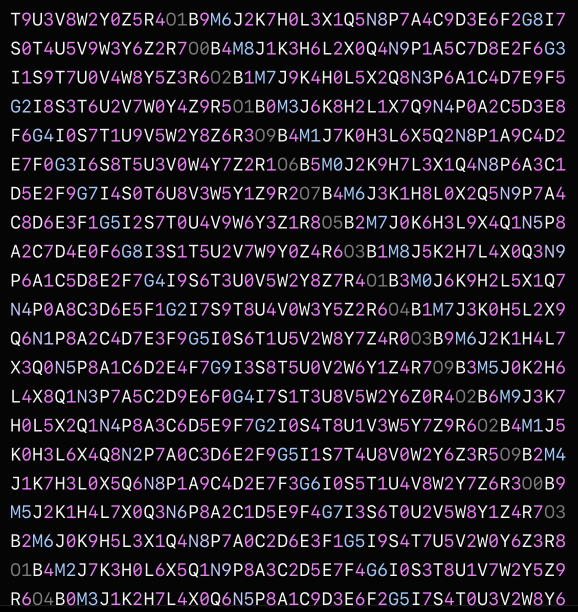
#> input picture puzzles/9vw04-gem-finder/data/puzzle_wayback.jpg, 1155 x 1224 px (shown at 1/2 size)
$ python ocr_templates.py
#> lines starting #> are read from the running program, lines starting #| are printed output that depends on the picture; after the words box and inside, x2 and y2 are one past the last pixel; in counts of white or black regions, pixels touching at a corner belong together
# -*- coding: utf-8 -*-
"""9vw04: независимый кросс-чек сетки — template-кластеризация глифов.

Идея: EasyOCR путает Z<->2, I<->1, O<->0 и т.п. Один и тот же нарисованный глиф
всегда даёт один и тот же битмап, поэтому кластеризация битмапов по пиксельному
сходству даётground truth по формам; метка кластера = мажоритарный голос двух
независимых источников: data/grid_ocr3.json (EasyOCR) и
data/external/canalqb_grid_transcription.txt (ручная транскрипция из репо canalqb).

Выход: data/grid_ocr4.json (сетка + метки кластеров + конфликты),
       data/ocr_diff.json (отчёт расхождений).
"""
from PIL import Image
import numpy as np, json, os, sys
from collections import Counter, defaultdict

BASE = os.path.abspath(os.path.join(os.path.dirname(__file__), '..'))
IMG = os.path.join(BASE, 'data', 'puzzle_wayback.jpg')
OCR3 = os.path.join(BASE, 'data', 'grid_ocr3.json')
EXT = os.path.join(BASE, 'data', 'external', 'canalqb_grid_transcription.txt')
OUT = os.path.join(BASE, 'data', 'grid_ocr4.json')
OUTD = os.path.join(BASE, 'data', 'ocr_diff.json')
N = 16  # размер нормализованного битмапа

a = np.asarray(Image.open(IMG).convert('RGB')).astype(int)
H, W, _ = a.shape
#> H = 1224; W = 1155
lum = a.sum(axis=2)
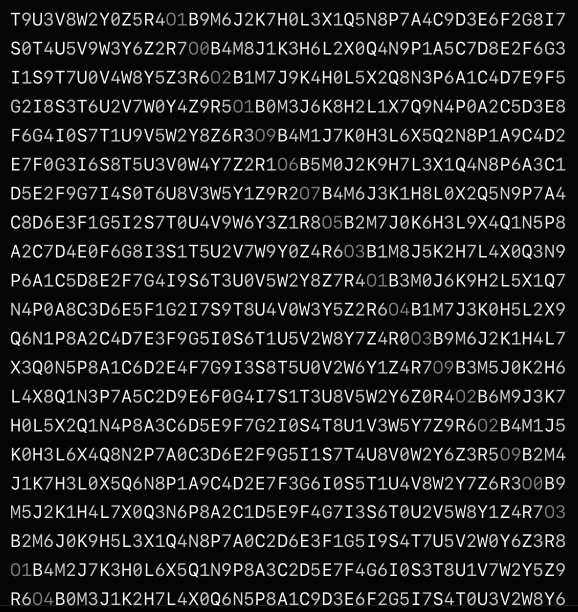
#> lum: shape (1224, 1155) int64 (shown at 1/2 size); min 0, max 765, mean 97.1; drawn with min black and max white
mask = lum > 110
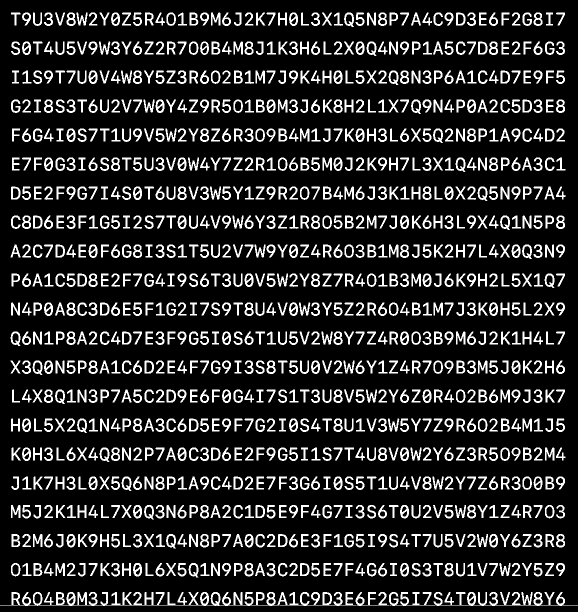
#> mask: shape (1224, 1155) bool (shown at 1/2 size); 16.1% white; 1036 white regions (1 under 20 px), largest, box (x1, y1, x2, y2) and area: (38, 1184, 559, 1212) 2887, (867, 1184, 1155, 1212) 1707, (560, 1184, 713, 1212) 591

# --- колонки/строки (та же логика, что в parse_grid.py) ---
def bands(axis_profile, min_count, min_width):
    out, s = [], None
    for i, v in enumerate(axis_profile):
        if v > min_count and s is None:
            s = i
        elif v <= min_count and s is not None:
            out.append([s, i - 1]); s = None
    if s is not None:
        out.append([s, len(axis_profile) - 1])
    fixed = []
    for b in out:
        wdt = b[1] - b[0] + 1
        if wdt > min_width:
            mid = (b[0] + b[1]) // 2
            fixed += [[b[0], mid], [mid + 1, b[1]]]
        else:
            fixed.append(b)
    return fixed

#> (the run stopped early here; a loop or call above may not have finished)
